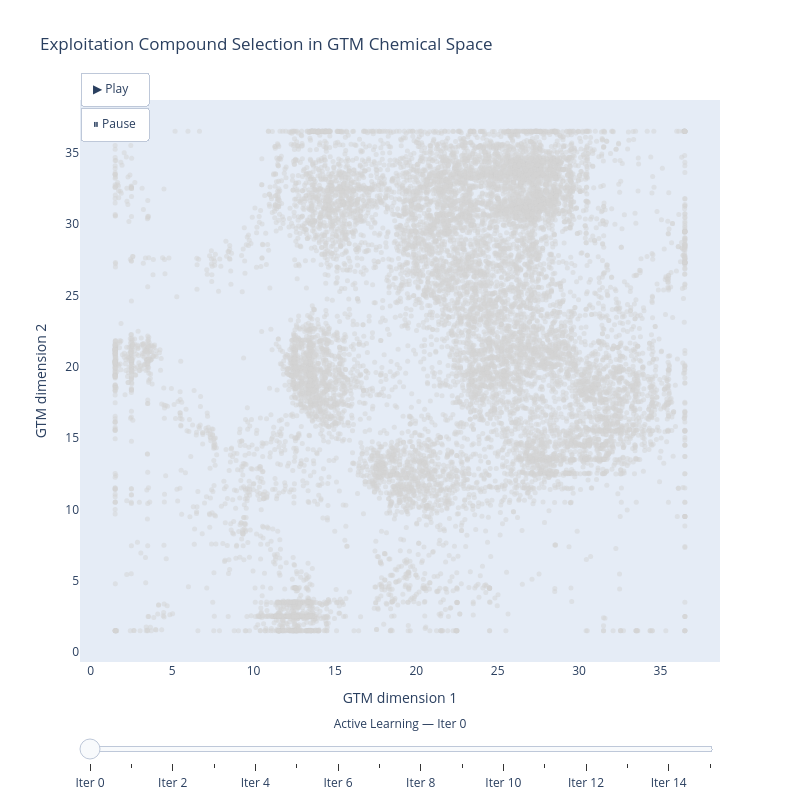

The notebook cell saved with this chart:
### Markdown cell above
## Navigating chemical space with GTM

Learning curves tell us *how fast* a strategy converges, but they say nothing about *where* in chemical space each strategy chooses to look. A strategy that exploits a single potent scaffold may show an early MAE drop while leaving most of the chemical diversity untouched — a dangerous blind spot in a real campaign.

We already fit the **GTM** embedding on the full compound pool before the active learning loop (see the setup section above) — this is the same `gtm_coords` array the **Diversity** strategy uses at each iteration to select structurally dissimilar compounds. Here we reuse it for visualisation, replaying the **EI** selection history iteration by iteration:

* **Gray** — the full compound pool (all available unlabeled candidates)
* **Blue** — compounds acquired in any *prior* iteration (accumulated history)
* **Red** — compounds selected in the *current* iteration

Use the slider to step through iterations manually, or press **▶ Play** to watch the campaign unfold on repeat.

### Code cell
_method = "Exploitation"
fig = alp.plot_gtm_selection_animation(
    gtm_coords=gtm_coords_pool.values,
    background_gtm_coords=gtm_coords_background.values,
    selection_history=all_runs[_method]["history"],
    title=f"{_method} Compound Selection in GTM Chemical Space",
)
fig.update_layout(
    autosize=False,
    width=800,
    height=800,
)
fig.show()
fig.write_html(f"results/gtm_selection_animation_{_method.lower()}.html")

### Figure 1 — Plotly figure (JSON) as saved in the notebook; plotly's stock layout.template omitted (floating-point values rounded to 4 significant figures; data arrays with more than 128 entries replaced by an {"elided": "..."} marker saying what was removed)
{"data": [{"hoverinfo": "skip", "marker": {"color": "lightgray", "opacity": 0.5, "size": 5}, "mode": "markers", "name": "All compounds", "type": "scatter", "x": {"elided": "12989 float values"}, "y": {"elided": "12989 float values"}}, {"marker": {"color": "royalblue", "opacity": 0.75, "size": 7}, "mode": "markers", "name": "Prior selections", "type": "scatter", "x": [], "y": []}, {"marker": {"color": "crimson", "opacity": 0.9, "size": 9}, "mode": "markers", "name": "Current selection", "type": "scatter", "x": [], "y": []}], "layout": {"autosize": false, "height": 800, "hovermode": "closest", "legend": {"itemsizing": "constant"}, "sliders": [{"active": 0, "currentvalue": {"prefix": "Active Learning — ", "visible": true, "xanchor": "center"}, "pad": {"t": 50}, "steps": [{"args": [["0"], {"frame": {"duration": 600, "redraw": true}, "mode": "immediate", "transition": {"duration": 200}}], "label": "Iter 0", "method": "animate"}, {"args": [["1"], {"frame": {"duration": 600, "redraw": true}, "mode": "immediate", "transition": {"duration": 200}}], "label": "Iter 1", "method": "animate"}, {"args": [["2"], {"frame": {"duration": 600, "redraw": true}, "mode": "immediate", "transition": {"duration": 200}}], "label": "Iter 2", "method": "animate"}, {"args": [["3"], {"frame": {"duration": 600, "redraw": true}, "mode": "immediate", "transition": {"duration": 200}}], "label": "Iter 3", "method": "animate"}, {"args": [["4"], {"frame": {"duration": 600, "redraw": true}, "mode": "immediate", "transition": {"duration": 200}}], "label": "Iter 4", "method": "animate"}, {"args": [["5"], {"frame": {"duration": 600, "redraw": true}, "mode": "immediate", "transition": {"duration": 200}}], "label": "Iter 5", "method": "animate"}, {"args": [["6"], {"frame": {"duration": 600, "redraw": true}, "mode": "immediate", "transition": {"duration": 200}}], "label": "Iter 6", "method": "animate"}, {"args": [["7"], {"frame": {"duration": 600, "redraw": true}, "mode": "immediate", "transition": {"duration": 200}}], "label": "Iter 7", "method": "animate"}, {"args": [["8"], {"frame": {"duration": 600, "redraw": true}, "mode": "immediate", "transition": {"duration": 200}}], "label": "Iter 8", "method": "animate"}, {"args": [["9"], {"frame": {"duration": 600, "redraw": true}, "mode": "immediate", "transition": {"duration": 200}}], "label": "Iter 9", "method": "animate"}, {"args": [["10"], {"frame": {"duration": 600, "redraw": true}, "mode": "immediate", "transition": {"duration": 200}}], "label": "Iter 10", "method": "animate"}, {"args": [["11"], {"frame": {"duration": 600, "redraw": true}, "mode": "immediate", "transition": {"duration": 200}}], "label": "Iter 11", "method": "animate"}, {"args": [["12"], {"frame": {"duration": 600, "redraw": true}, "mode": "immediate", "transition": {"duration": 200}}], "label": "Iter 12", "method": "animate"}, {"args": [["13"], {"frame": {"duration": 600, "redraw": true}, "mode": "immediate", "transition": {"duration": 200}}], "label": "Iter 13", "method": "animate"}, {"args": [["14"], {"frame": {"duration": 600, "redraw": true}, "mode": "immediate", "transition": {"duration": 200}}], "label": "Iter 14", "method": "animate"}, {"args": [["15"], {"frame": {"duration": 600, "redraw": true}, "mode": "immediate", "transition": {"duration": 200}}], "label": "Iter 15", "method": "animate"}]}], "title": {"text": "Exploitation Compound Selection in GTM Chemical Space"}, "updatemenus": [{"buttons": [{"args": [null, {"frame": {"duration": 600, "redraw": true}, "fromcurrent": true, "loop": true, "transition": {"duration": 200}}], "label": "▶ Play", "method": "animate"}, {"args": [[null], {"frame": {"duration": 0, "redraw": false}, "mode": "immediate"}], "label": "⏸ Pause", "method": "animate"}], "showactive": false, "type": "buttons", "x": 0, "xanchor": "left", "y": 1.05, "yanchor": "top"}], "width": 800, "xaxis": {"showgrid": false, "title": {"text": "GTM dimension 1"}, "zeroline": false}, "yaxis": {"showgrid": false, "title": {"text": "GTM dimension 2"}, "zeroline": false}}}
